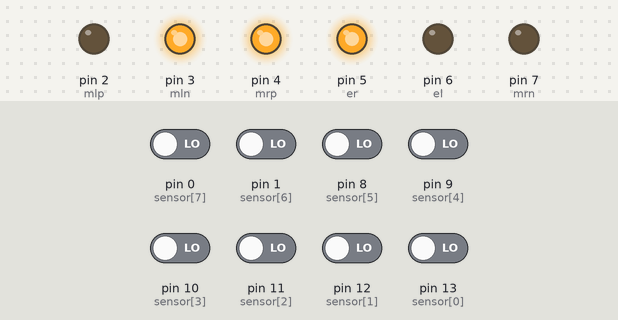
This sketch was run on a simulated Arduino Uno, built with avr-gcc and run on an emulated ATmega328P. Shown: output pins drawn as LEDs (lit = HIGH). Dashed ring = blinking. The inputs (shaded band) are chosen by the test bench; at power-on: pin 0 (sensor[7]), pin 1 (sensor[6]), pin 8 (sensor[5]), pin 9 (sensor[4]), pin 10 (sensor[3]), pin 11 (sensor[2]), pin 12 (sensor[1]), pin 13 (sensor[0]) LOW.

Above: at 1.2 s.
1.3 s: pin 0 (sensor[7]) driven HIGH
At 1.37 s:
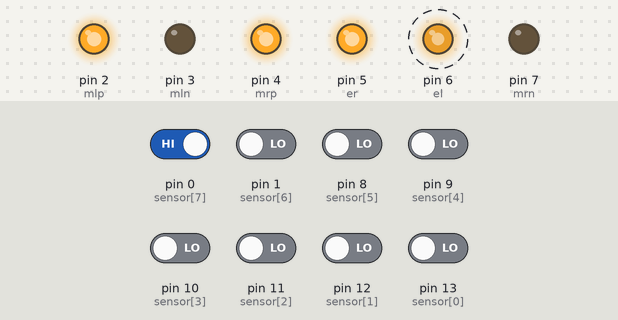
4.3 s: pin 1 (sensor[6]) driven HIGH
At 7.25 s:
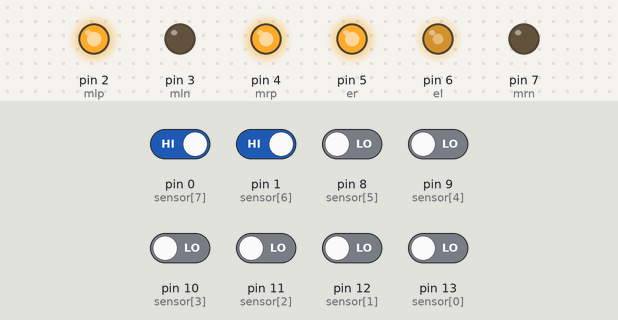
7.3 s: pin 8 (sensor[5]) driven HIGH
At 7.9 s:
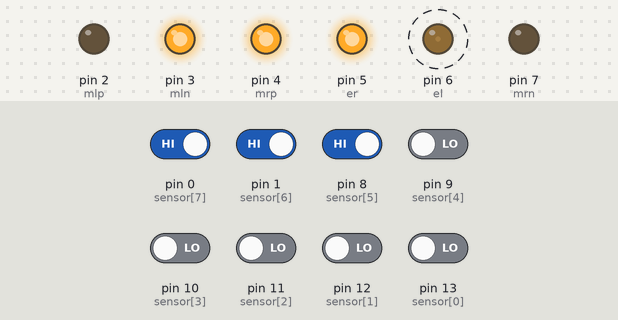
10.3 s: pin 9 (sensor[4]) driven HIGH
13.3 s: pin 12 (sensor[1]) driven HIGH
16.3 s: pin 10 (sensor[3]) driven HIGH
At 16.75 s:
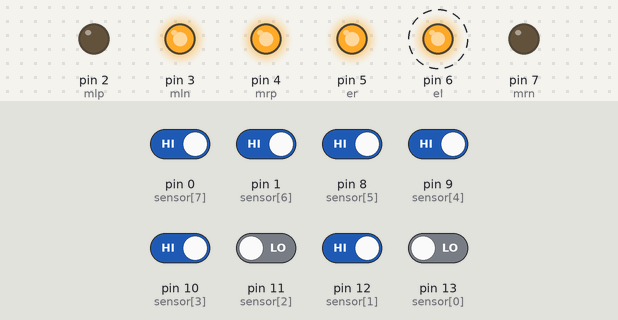
Timing chart, 0 to 20.3 s (numbered marks = the images above; inputs shaded):
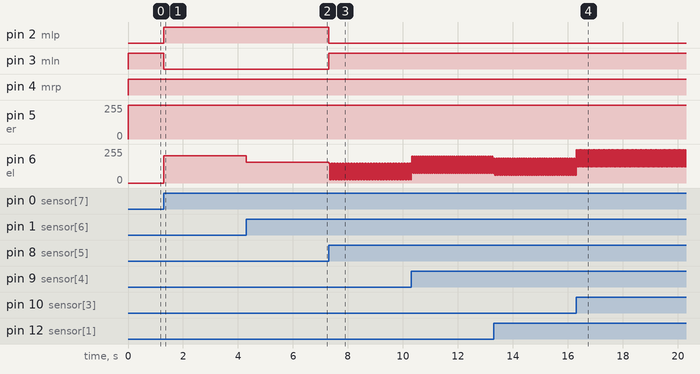

Measured:
- after the input at 1.3 s, pin 2 (mlp): LOW → HIGH at once; pin 3 (mln): HIGH → LOW at once; pin 5 (er): 254/255 → 255/255 at once; pin 6 (el): alternates 206/255 for 0.15 s and 205/255 for 0.15 s, starting at once
- after the input at 7.3 s, pin 2 (mlp): HIGH → LOW at once; pin 3 (mln): LOW → HIGH at once; pin 6 (el): alternates 150/255 for 0.05 s and 23/255 for 0.05 s, starting at once
- after the input at 16.3 s, pin 6 (el): alternates 250/255 for 0.03 s and 123/255 for 0.03 s, starting at once

The sketch:

line_follower.ino
```cpp
/* Pins */
int sensor[8] = {13, 12, 11, 10, 9, 8, 1, 0}; /*left to right*/
int el = 6;/*looking from back*/
int er = 5;
int mlp = 2;
int mln = 3;
int mrp = 4;
int mrn = 7;

/* Variables */
int i, j;
int num_sensor = 8;
int sensor_values[8];
int w[8] = { -4, -3, -2, -1, 1, 2, 3, 4};
int result;
int speedl;
int speedr;
int diff;

/*Functions*/
void drive();

void setup() {
  for (i = 0; i < 8; i++)
  {
    pinMode(sensor[i], INPUT);
  }
  pinMode(mlp, OUTPUT);
  pinMode(mln, OUTPUT);
  pinMode(mrp, OUTPUT);
  pinMode(mrn, OUTPUT);
  pinMode(el, OUTPUT);
  pinMode(er, OUTPUT);

  //Serial.begin(9600);
}

void loop() {

  //for(i=0;i<256;i++)
  //{
  //  speedr=i;
  //  speedl=i;
  //  drive();
  //  Serial.println(i);
  //  delay(100);
  //}


  //  for (i = 0; i < 8; i++)
  //  {
  //    s[i] = digitalRead(sensor[i]);
  //    Serial.print(i);
  //    Serial.print(" = ");
  //    Serial.println(s[i]);
  //  }
  //  for(i=6;i<8;i++)
  //  {
  //  s[i]=analogRead(sensor[i]);
  //    if(s[i]>300)
  //    s[i]=1;
  //    else
  //    s[i]=0;
  //    Serial.print(i);
  //    Serial.print(" = ");
  //    Serial.println(s[i]);
  //  }
  //  Serial.println();
  //  delay(1000);
  //  result = 0;
  //  for (i = 0; i < 8; i++)
  //  {
  //    result += w[i] * s[i];
  //  }
  //  diff = 2 * (255 * result) / 7;
  //  speedl = 255;
  //  speedr = 255;
  //  if (diff > 0)
  //  {
  //    speedl -= diff;
  //  }
  //  else
  //  {
  //    speedr += diff;
  //  }
  //  if (speedl < -255)
  //  {
  //    speedl = -255;
  //  }
  //  if (speedr < -255)
  //  {
  //    speedr = -255;
  //  }
  //  drive();
  followPID();
}
void motors()
{
  if (speedl > 255.0/2)
  {
    digitalWrite(mlp, 1);
    digitalWrite(mln, 0);
    analogWrite(el, speedl);
  }
  else
  {
    digitalWrite(mlp, 0);
    digitalWrite(mln, 1);
    speedl = (255/2) * speedl;
    analogWrite(el, speedl);
  }
  if (speedr > 255.0/2)
  {
    digitalWrite(mrp, 1);
    digitalWrite(mrn, 0);
    analogWrite(er, speedr);

  }
  else
  {
    digitalWrite(mrp, 0);
    digitalWrite(mrn, 1);
    speedr = (255/2) + speedr;
    analogWrite(er, speedr);
  }

}
/*
--------------------------------------------------------------------------------------------------------------------
*/
float KP = 1.0 ;
float KI = 0.00002 ;
float KD = 16 / 1.0;
int   integral  = 0;
int   last_proportional = 0;

void followPID()
{
  int pos = read_line();

  int center = (( (num_sensor - 1) * 100) / 2);

  int proportional = pos - center;

  int derivative = proportional - last_proportional;

  int power_difference = proportional * KP + integral * KI + derivative * KD;
  last_proportional    = proportional;
  integral  += proportional;


  const int max = 255;
  const int max_diffrence = 500;
  const int factor_diffrence = 2;

  if (power_difference >= max)
    power_difference = max;
  if (power_difference < -max)
    power_difference = -max;


  // if diffrence is too much robot skids
  if (power_difference > 0)
  {
     speedl  = max;
     speedr = max - power_difference;
  }
  else if (power_difference < 0)
  {
    speedl  = max + power_difference;
    speedr = max;
  }

  //
  //    if(leftMotorSpeed - rightMotorSpeed > max_diffrence)
  //    {
  //        leftMotorSpeed -= (leftMotorSpeed - rightMotorSpeed)/factor_diffrence;
  //    }
  //    else if(rightMotorSpeed - leftMotorSpeed > max_diffrence)
  //    {
  //        rightMotorSpeed -= (rightMotorSpeed - leftMotorSpeed)/factor_diffrence;
  //    }
  motors();

}

int read_line()
{
  unsigned char i, on_line = 0;
  unsigned long avg; // this is for the weighted total, which is long before division
  unsigned int sum; // this is for the denominator which is <= 64000
  static int last_value = 0; // assume initially that the line is left.

  readsens();

  avg = 0;
  sum = 0;

  for (i = 0; i < num_sensor; i++)
  {
    int value = !sensor_values[i];

    // keep track of whether we see the line at all
    if (value == 1)
    {
      on_line = 1;
    }

    // only average in values that are above a noise threshold
    if (1)
    {
      avg += (value) * (i * 100);
      sum += value;
    }
  }

  if (!on_line)
  {
    // If it last read to the left of center, return 0.
    if (last_value < (num_sensor-1)*100/2)
      return 0;

    // If it last read to the right of center, return the max.
    else
      return (num_sensor-1)*100;

  }

  last_value = avg / sum;

  return last_value;
}

void readsens()
{
  int i;
  //unsigned char last_time;
  //unsigned char delta_time;
  //unsigned int time = 0;
  for (i = 0; i < num_sensor; i++)
  {
    sensor_values[i] = 0;
  }

  for (i = 0; i < num_sensor; i++)
  {
    sensor_values[i] = digitalRead(sensor[i]);
  }

  //  for(i=6;i<8;i++)
  //  {
  //  sensor_values[i] = digitalRead(sensor[i]);
  //    if(s[i]>300)
  //    s[i]=1;
  //    else
  //    s[i]=0;
  //    Serial.print(i);
  //    Serial.print(" = ");
  //    Serial.println(s[i]);
  //  }

}
```
